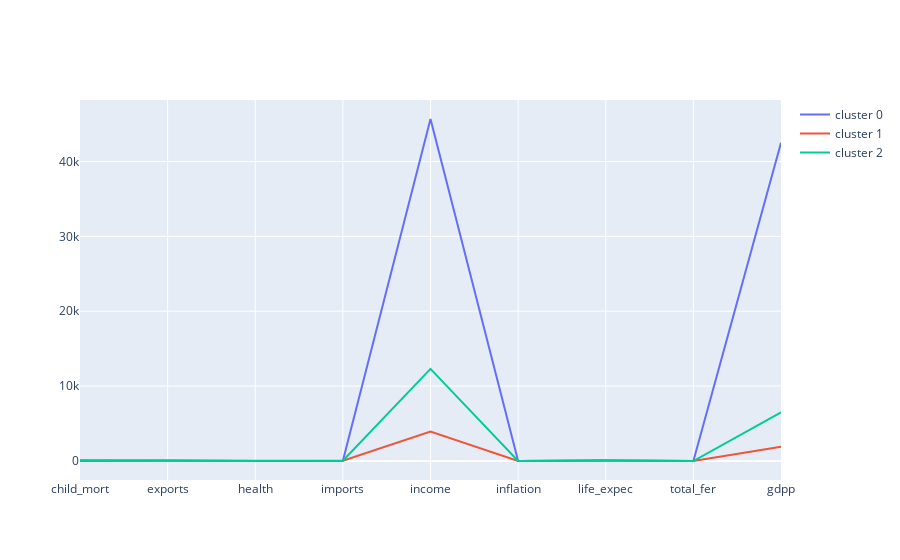

The cell this chart's notebook holds for it:
### Code cell
fig = go.Figure()
fig.add_trace(go.Scatter(x=colunas, y=means.iloc[0], mode='lines', name='cluster 0'))
fig.add_trace(go.Scatter(x=colunas, y=means.iloc[1], mode='lines', name='cluster 1'))
fig.add_trace(go.Scatter(x=colunas, y=means.iloc[2], mode='lines', name='cluster 2'))

### Figure 1 — Plotly figure (JSON) as saved in the notebook; plotly's stock layout.template omitted (floating-point values rounded to 4 significant figures)
{"data": [{"mode": "lines", "name": "cluster 0", "type": "scatter", "x": ["child_mort", "exports", "health", "imports", "income", "inflation", "life_expec", "total_fer", "gdpp"], "y": [5, 58.74, 8.808, 51.49, 45670.0, 2.671, 80.13, 1.753, 42490.0]}, {"mode": "lines", "name": "cluster 1", "type": "scatter", "x": ["child_mort", "exports", "health", "imports", "income", "inflation", "life_expec", "total_fer", "gdpp"], "y": [92.96, 29.15, 6.389, 42.32, 3942.0, 12.02, 59.19, 5.008, 1922.0]}, {"mode": "lines", "name": "cluster 2", "type": "scatter", "x": ["child_mort", "exports", "health", "imports", "income", "inflation", "life_expec", "total_fer", "gdpp"], "y": [21.93, 40.24, 6.201, 47.47, 12310.0, 7.601, 72.81, 2.308, 6486.0]}], "layout": {}}
